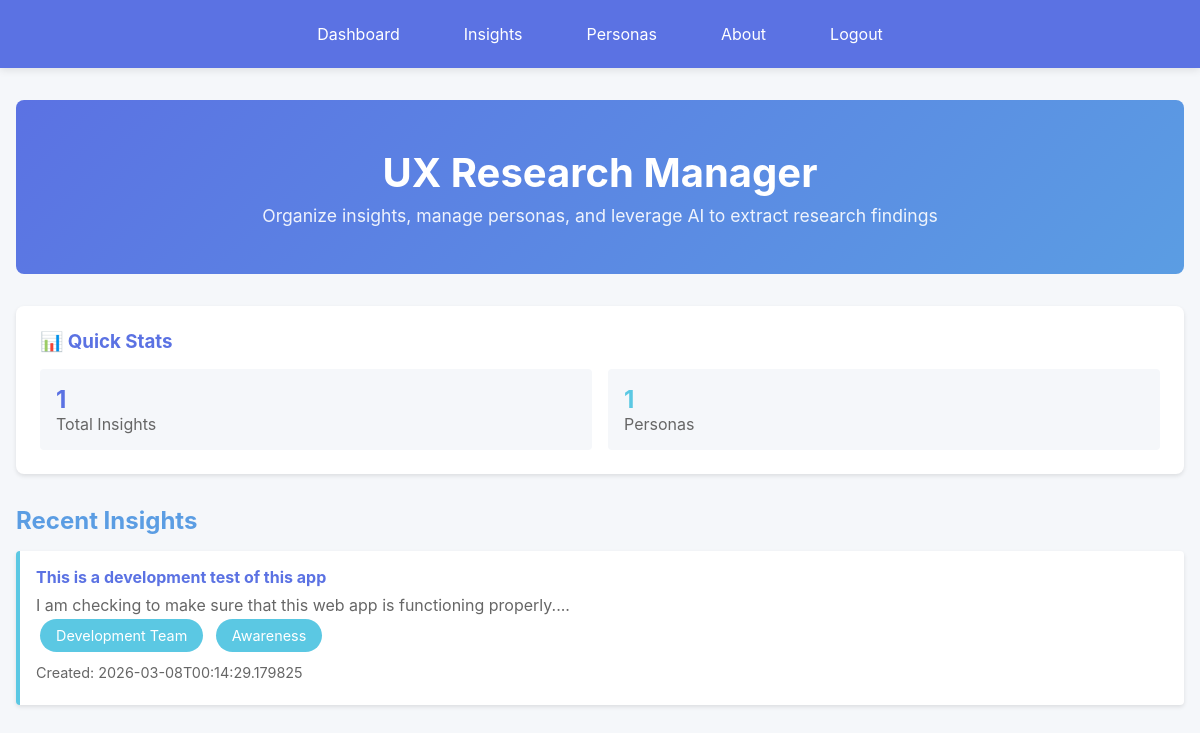
/ (signed in), run on the app's committed database.
### models.py (models this page shows, shortened)
class Insight(db.Model):
    __tablename__ = 'insights'
    id = db.Column(db.Integer, primary_key=True)
    user_id = db.Column(db.Integer, db.ForeignKey('users.id'), nullable=True, index=True)
    title = db.Column(db.String(200), nullable=False)
    description = db.Column(db.Text, nullable=False)
    persona_id = db.Column(db.Integer, db.ForeignKey('personas.id'), nullable=True)
    journey_stage = db.Column(db.String(100), nullable=True)
    timestamp = db.Column(db.DateTime, nullable=False, default=datetime.utcnow)
    ai_summary = db.Column(db.Text, nullable=True)
    def to_dict(self):
        return {
            'id': self.id,
            'user_id': self.user_id,
            'title': self.title,
            'description': self.description,
            'persona_id': self.persona_id,
            'persona_name': self.persona.name if self.persona else None,
            'journey_stage': self.journey_stage,
            'timestamp': self.timestamp.isoformat() if self.timestamp else None,
            'ai_summary': self.ai_summary
        }

class Persona(db.Model):
    __tablename__ = 'personas'
    id = db.Column(db.Integer, primary_key=True)
    user_id = db.Column(db.Integer, db.ForeignKey('users.id'), nullable=True, index=True)
    name = db.Column(db.String(200), nullable=False)
    description = db.Column(db.Text, nullable=False)
    timestamp = db.Column(db.DateTime, nullable=False, default=datetime.utcnow)
    insights = db.relationship('Insight', backref='persona', lazy=True, cascade='all, delete-orphan')

### web_app.py (the view)
@app.route('/')
@login_required
def dashboard():
    user_id = current_user_id()
    insights = Insight.query.filter_by(user_id=user_id).order_by(Insight.timestamp.desc()).all()
    personas = Persona.query.filter_by(user_id=user_id).all()
    recent_insights = [insight.to_dict() for insight in insights[:3]]
    return render_template(
        'dashboard.html',
        insights_count=len(insights),
        personas_count=len(personas),
        recent_insights=recent_insights
    )

### web_app.py (called while the page is built)
def current_user_id():
    return session.get('user_id')

def get_current_user():
    user_id = current_user_id()
    if not user_id:
        return None
    return User.query.get(user_id)

def login_required(view_func):
    @wraps(view_func)
    def wrapped(*args, **kwargs):
        if not current_user_id():
            flash('Please log in to continue.', 'error')
            return redirect(url_for('login'))
        return view_func(*args, **kwargs)
    return wrapped

@app.context_processor
def inject_shared_context():
    return {
        'colors': COLORS,
        'current_user': get_current_user()
    }

### templates/dashboard.html
{% extends "base.html" %}
{% block content %}
<div class="hero">
    <h1>UX Research Manager</h1>
    <p>Organize insights, manage personas, and leverage AI to extract research findings</p>
</div>
<div class="filter-section">
    <h3>📊 Quick Stats</h3>
    <div style="display: grid; grid-template-columns: repeat(auto-fit, minmax(150px, 1fr)); gap: 1rem;">
        <div style="padding: 1rem; background: #f5f7fa; border-radius: 4px;">
            <div style="font-size: 1.5rem; font-weight: bold; color: var(--royal-blue);">{{ insights_count }}</div>
            <div style="color: #666;">Total Insights</div>
        </div>
        <div style="padding: 1rem; background: #f5f7fa; border-radius: 4px;">
            <div style="font-size: 1.5rem; font-weight: bold; color: var(--sky-blue);">{{ personas_count }}</div>
            <div style="color: #666;">Personas</div>
        </div>
    </div>
</div>
<h2>Recent Insights</h2>
{% if recent_insights %}
<div class="insights-list">
    {% for insight in recent_insights %}
    <div class="insight-item">
        <h4>{{ insight.title }}</h4>
        <p style="color: #666;">{{ insight.description[:100] }}...</p>
        {% if insight.persona_id %}
        <span class="chip">{{ insight.persona_name }}</span>
        {% endif %}
        {% if insight.journey_stage %}
        <span class="chip">{{ insight.journey_stage }}</span>
        {% endif %}
        <div class="meta">Created: {{ insight.timestamp }}</div>
    </div>
    {% endfor %}
</div>
{% else %}
<div class="empty-state">
    <p>No insights yet. <a href="/insights" style="color: var(--royal-blue);">Create one!</a></p>
</div>
{% endif %}
{% endblock %}

### static/style.css (style rules this page uses)
* { margin: 0; padding: 0; box-sizing: border-box; }
body { font-family: -apple-system, BlinkMacSystemFont, 'Segoe UI', Roboto, Oxygen, Ubuntu, Cantarell, sans-serif; background-color: #f5f7fa; color: #333; }
h1 { color: var(--royal-blue); margin-bottom: 2rem; text-align: center; }
h2 { color: var(--medium-blue); margin: 1.5rem 0 1rem 0; }
.chip { display: inline-block; background-color: var(--sky-blue); color: white; padding: 0.5rem 1rem; border-radius: 20px; margin: 0.25rem; font-size: 0.9rem; }
.filter-section { background: var(--white); padding: 1.5rem; border-radius: 8px; margin-bottom: 2rem; box-shadow: 0 2px 4px rgba(0,0,0,0.1); }
.filter-section h3 { color: var(--royal-blue); margin-bottom: 1rem; }
.insights-list, .personas-list { display: grid; grid-template-columns: 1fr; gap: 1rem; }
.insight-item, .persona-item { background: var(--white); padding: 1rem; border-left: 4px solid var(--sky-blue); border-radius: 4px; box-shadow: 0 2px 4px rgba(0,0,0,0.1); }
.insight-item h4, .persona-item h4 { color: var(--royal-blue); margin-bottom: 0.5rem; }
.meta { color: #666; font-size: 0.9rem; margin: 0.5rem 0; }
.hero { text-align: center; padding: 3rem 1rem; background: linear-gradient(135deg, var(--royal-blue) 0%, var(--medium-blue) 100%); color: white; border-radius: 8px; margin-bottom: 2rem; }
.hero h1 { color: white; font-size: 2.5rem; margin-bottom: 0.5rem; }
.hero p { font-size: 1.1rem; opacity: 0.9; }

### data on the page
Insight: title "This is a development test of this app", description "I am checking to make sure that this web app is functioning properly.", journey_stage "Awareness"
Persona: persona_name "Development Team"

### other printed values
{{ insights_count }} "1"
{{ personas_count }} "1"
{{ insight.timestamp }} "2026-03-08T00:14:29.179825"
